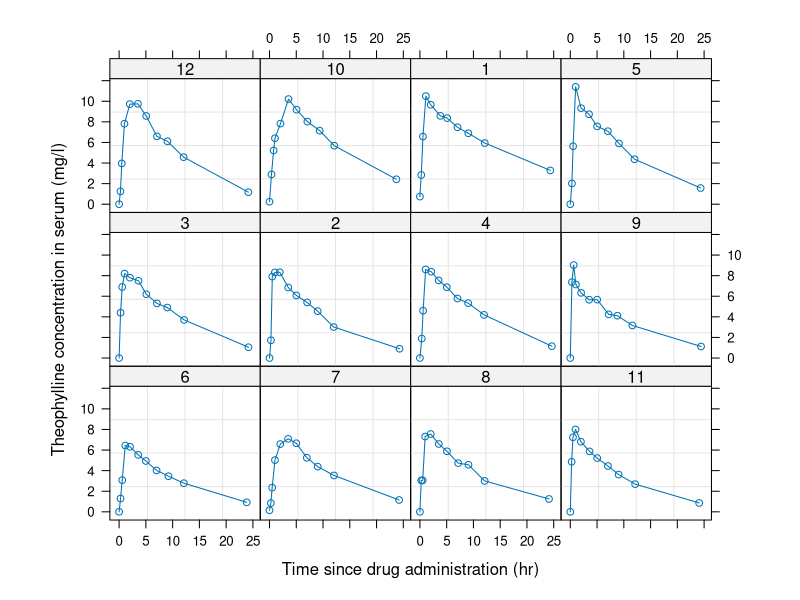

Source code (R):
## ---- chunk 1
require(nlme)
plot(Theoph)
